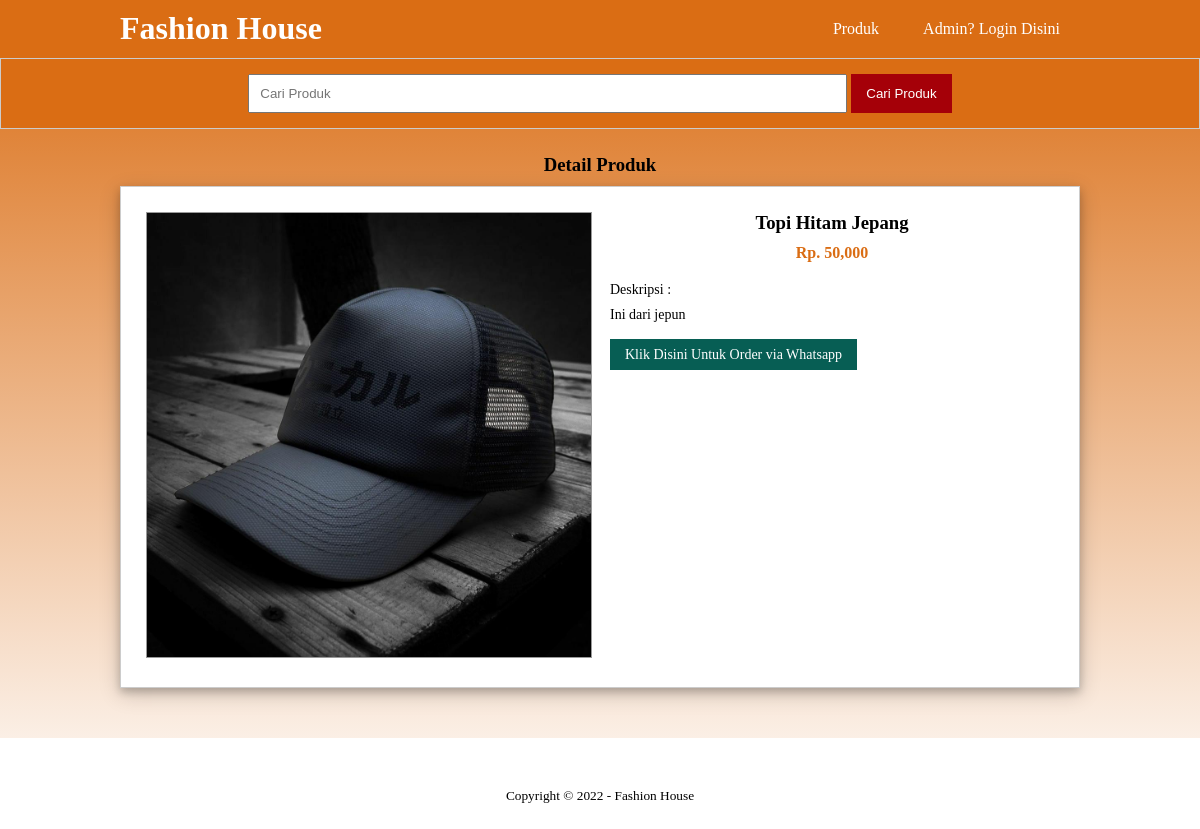
Screenshot of /detail-produk.php?id=13 with the database file from the repository.
### tables this page shows
CREATE TABLE `product` (
  `product_id` int(5) NOT NULL,
  `category_id` int(5) NOT NULL,
  `product_name` varchar(30) NOT NULL,
  `product_price` int(15) NOT NULL,
  `product_desc` text NOT NULL,
  `product_image` varchar(100) NOT NULL,
  `product_status` tinyint(1) NOT NULL,
  `date_created` timestamp NOT NULL DEFAULT current_timestamp()
);

### detail-produk.php (the view, shortened to what this page needs)
<?php
    include 'db.php';
    $produk = mysqli_query($conn, "SELECT * FROM product WHERE product_id = '".$_GET['id']."' ");
    $p = mysqli_fetch_object($produk);
?>
<!DOCTYPE html>
<html lang="en">
<head>
    <link rel="stylesheet" href="css/style.css" type="text/css">
</head>
<body>
    <header>
    <div class="container">
        <h1><a href="index.php">Fashion House</a></h1>
        <ul>
            <li><a href="produk.php">Produk</a></li>
            <li><a href="login.php">Admin? Login Disini</a></li>
        </ul>
    </div>
    </header>
        <div class="search">
        <div class="container">
            <form action="produk.php">
                <input type="text" name="search" placeholder="Cari Produk">
                <input type="submit" name="cari" value="Cari Produk">
            </form>
        </div>
    </div>
    <div class="section">
        <div class="container">
            <h3>Detail Produk</h3>
            <div class="box">
                <div class="col-2">
                    <img src="produk/<?php echo $p->product_image ?>" width ="100%">
                </div>
                <div class="col-2">
                    <h3><?php echo $p->product_name ?></h3>
                    <h4>Rp. <?php echo number_format($p->product_price) ?> </h4>
                    <p>
                        Deskripsi :<br>
                        <?php echo $p->product_desc ?>
                    </p>
                    <p>
                        <a href="https://api.whatsapp.com/send?phone=+6281292922916 &text=Bro, Mau order dong." target="_blank" class="btn-1">Klik Disini Untuk Order via Whatsapp</a>
                    </p>
                </div>
            </div>
        </div>
    </div>
        <div class="footer">
            <div class="container">
                <small>Copyright &copy; 2022 - Fashion House</small>
            </div>
        </div>
</body>
</html>

### css/style.css (style rules this page uses)
* { padding: 0; margin: 0; font-family: 'Quicksand'sans-serif; }
body { background-image: linear-gradient(#da6d14, #ffffff); }
a { color: inherit; text-decoration: none; }
.btn-1 { padding: 8px 15px; background-color: #075e54; color: #fff; border: none; cursor: pointer; }
header { background-color: #da6d14; color: #fff; }
header h1 { float: left; padding: 10px 0; }
header ul { float: right; }
header ul li { display: inline-block; }
header ul li a { padding: 20px; display: inline-block; }
.container { width: 80%; margin: 0 auto; text-align: center; }
.container:after { content: ''; display: block; clear: both; }
.section { padding: 25px 0; }
.box { background-color: #fff; border: 1px solid #ccc; padding: 15px; box-sizing: border-box; margin: 10px 0 25px 0; box-shadow: 0 4px 8px 0 rgba(0, 0, 0, 0.2), 0 6px 20px 0 rgba(0, 0, 0, 0.19); }
.box::after { content: ''; display: block; clear: both; }
.search { padding: 15px 0; background-color: #da6d14; border: 1px solid #ccc; text-align: center; }
.search input[type=text] { width: 60%; padding: 10px; }
.search input[type=submit] { padding: 12px 15px; background-color: #a50008; color: #fff; border: none; cursor: pointer; }
.footer { padding: 25px 0; background-color: #ffffff; color: rgb(0, 0, 0); text-align: center; }
.footer small { margin-top: 25px; display: inline-block; }
.col-2 img { border: 1px solid #999; }
.col-2 { width: 50%; min-height: 200px; padding: 10px; box-sizing: border-box; float: left; }
.col-2 p { margin: 15px 0; text-align: justify; line-height: 25px; font-size: 14px; }
.col-2 h3 { margin-bottom: 10px; }
.col-2 h4 { color: #da6d14; }

### rows the page displays
product: product_image (picture), product_name "Topi Hitam Jepang", product_price "50,000", product_desc "Ini dari jepun"
